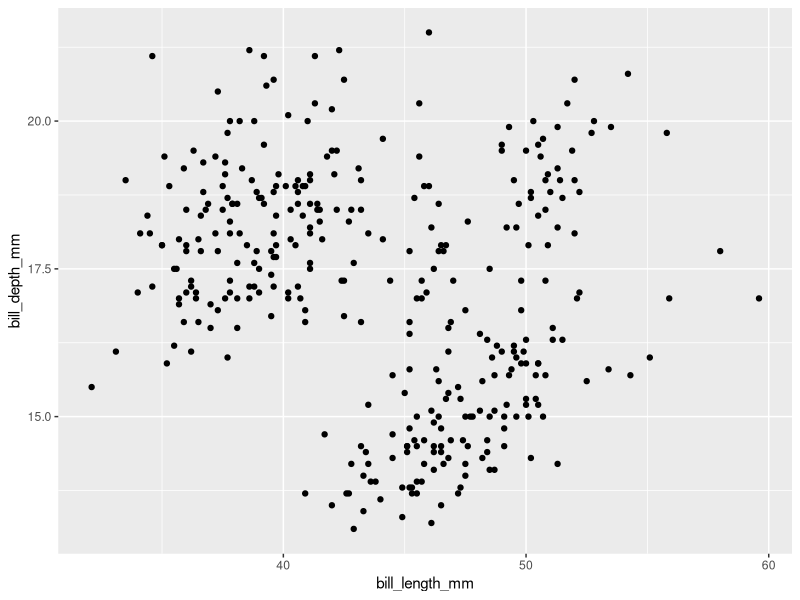

Generate this figure with R:
## ---- chunk 1
library(palmerpenguins)
library(tidyverse)
data("penguins")



## ---- chunk 2
knitr::opts_chunk$set(echo = TRUE)
## ---- chunk 3
library(palmerpenguins)
library(tidyverse)
data("penguins")

penguins %>%
  ggplot() + aes(x=bill_length_mm, y=bill_depth_mm) + geom_point()
